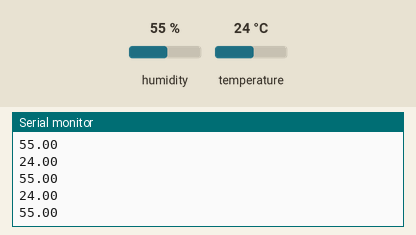
Simulated run of this sketch. Board: ESP32. Parts: the last lines printed to the serial monitor. Inputs (shaded band) come from the test bench; at power-on: humidity 55 %, temperature 24 °C.

Above: at 1.2 s.
1.3 s: humidity set to 22 %
At 2.3 s:
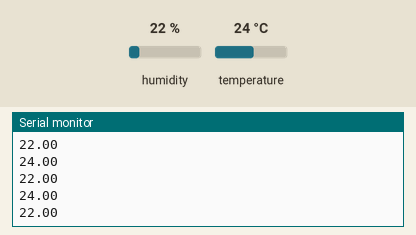
2.8 s: temperature set to 12 °C
At 3.6 s:
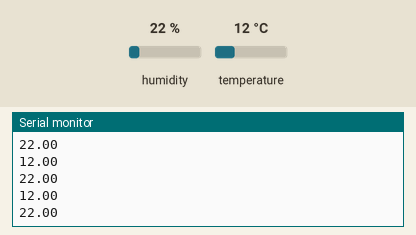
4.3 s: humidity set to 40 %
At 5.2 s:
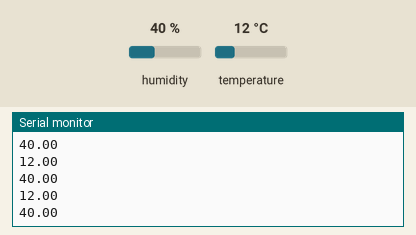
Timing chart, 0 to 7.3 s (numbered marks = the images above; inputs shaded):
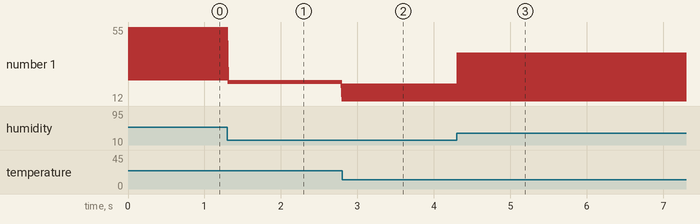

Measured:
- after the input at 1.3 s, the serial monitor: prints a new line at once (image 1)
- after the input at 2.8 s, the serial monitor: prints a new line at once (image 2)
- after the input at 4.3 s, the serial monitor: prints a new line at once (image 3)
- plotted number 1: 55 → 22 after the input at 1.3 s, 22 → 40 after the input at 4.3 s

The sketch:

humidity.ino
```cpp
#include "DHTesp.h"

#define DHTpin 15    //D15 of ESP32 DevKit

DHTesp dht;

void setup()
{
  Serial.begin(115200);
  Serial.println();
  Serial.println("Status\tHumidity (%)\tTemperature (C)\t(F)\tHeatIndex (C)\t(F)");

  dht.setup(DHTpin, DHTesp::DHT11);

}

void loop()
{
  //delay(dht.getMinimumSamplingPeriod());

  float humidity = dht.getHumidity();
  float temperature = dht.getTemperature();

  Serial.println(temperature);
  Serial.println(humidity);

}
```
